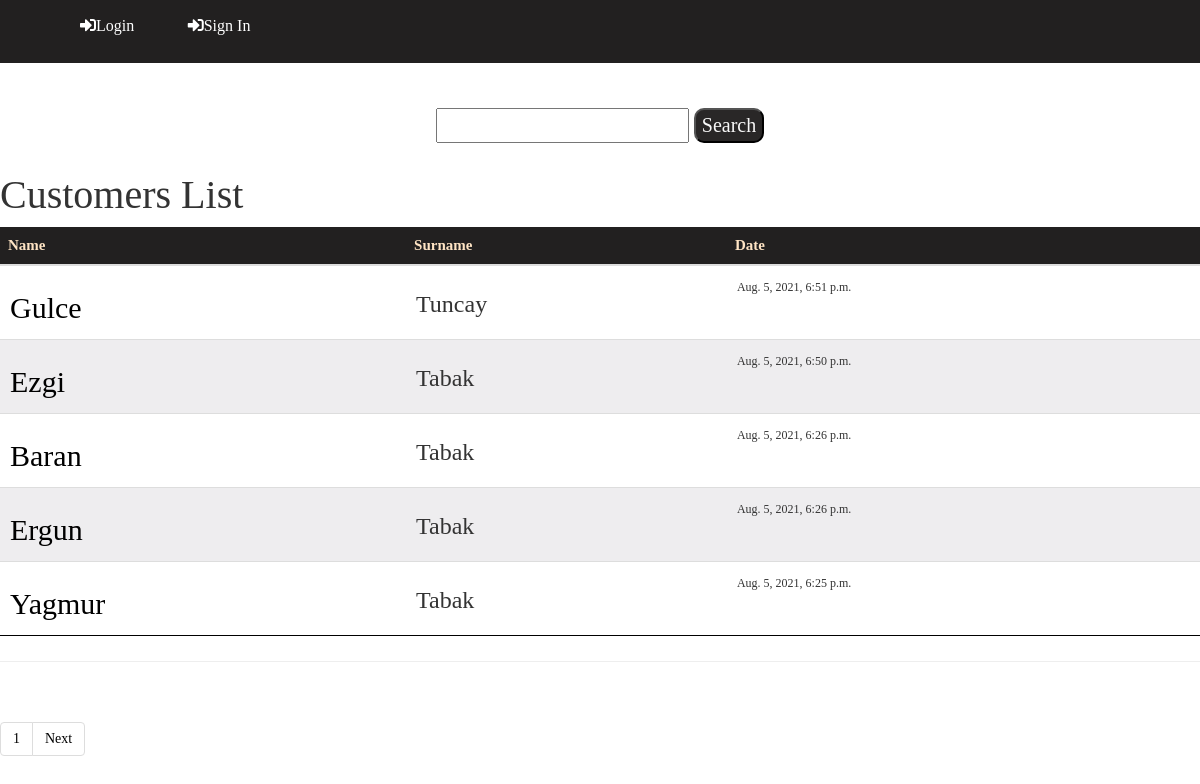
/core/, run on the app's committed database.
### core/models.py (models this page shows, shortened)
class Customer(models.Model):
    name = models.CharField(max_length=20)
    surname  = models.CharField(max_length=20)
    tc = models.CharField(max_length=11,null=True, unique=True)
    city = models.CharField(max_length=15,null=True)
    district = models.CharField(max_length=15,null=True)
    telephone = models.CharField(max_length=11,null=True,unique=True)
    date= models.DateTimeField(auto_now_add=True)

### core/views.py (the view, shortened to what this page needs)
# urls.py: path('', CustomerListView.as_view(), name = "list"),
class CustomerListView(ListView):
    template_name = 'list.html'
    model = Customer
    context_object_name = 'allcustomers'
    paginate_by = 5
    def get_queryset(self):
        word = self.request.GET.get("word")
        return Customer.objects.all().order_by('-date')

### templates/list.html (shortened to what this page needs)
{% extends "base.html" %}
{% block body %}
{% load static %}
<head>
    <link rel="stylesheet" type="text/css" href="{% static 'main.css' %}?{% now 'U'%}">
    <link rel="stylesheet" href="https://cdnjs.cloudflare.com/ajax/libs/font-awesome/5.15.3/css/all.min.css">
    <link rel="stylesheet" href="https://maxcdn.bootstrapcdn.com/bootstrap/3.4.1/css/bootstrap.min.css">
</head>
<body>
    <div class="header">
        <div class="left-header">
            <ul>
        {% if user.is_authenticated %}
                <li class="#"><a href="/"><i class="fa fa-home" aria-hidden="true"></i>Home Page</a></a></li>
                <li class="#"><a href="core/create"><i class="fa fa-user" aria-hidden="true"></i>Add New
                        Customer</a></a></li>
                <li class="#"><a href="{% url 'logout' %}"><i class=" fas fa-sign-out-alt"
                            aria-hidden="true"></i>Logout</a></a></li>
        {% else %}
                <li><a href="{% url 'login' %}"><i class="fas fa-sign-in-alt "  aria-hidden="true"></i>Login</a></li>
                <li><a href="{% url 'register' %}"><i class="fas fa-sign-in-alt " aria-hidden="true"></i>Sign In</a></li>
        {% endif %}
            </ul>
        </div>
        <br><br>
        <div class="mid-header">
            <form method='GET'>
                <input type='text' name='word' value='{{ request.GET.word }}'>
                <input class="button" type='submit' value='Search' class="btn">
            </form>
        </div>
    </div>
    <div class="content-table">
        <h1>Customers List</h1>
        <table class="table ">
            <thead>
                <tr>
                    <th>Name</th>
                    <th>Surname</th>
                    <th>Date</th>
                </tr>
            </thead>
            <tbody>
                {% for Customer in allcustomers %}
                <tr>
                    <td>
                        <h2><a href="detail/{{ Customer.id }}" style="color:black">{{ Customer.name }}</a></h2>
                    </td>
                    <td>
                        <h3>{{ Customer.surname }}</h3>
                    </td>
                    <td>
                        <h6>{{ Customer.date }}</h6>
                    </td>
                </tr>
                {% endfor %}
            </tbody>
        </table>
    </div>
    <hr>
    <div class="pagination">
        {% if is_paginated %}
        <nav class="navigation">
            <ul class="pagination justify-content-end">
                <li class="page-item ">
                    <a href="#" class="page-link">{{ page_obj.number}}</a>
                </li>
                {% if page_obj.has_next %}
                <li class="page-item">
                    <a href="{{request.path}}?page={{ page_obj.next_page_number }}" class="page-link">Next</a>
                </li>
                {% endif %}
            </ul>
        </nav>
        {% endif %}
    </div>
</body>
{% endblock %}

### templates/base.html (shortened to what this page needs)
<!DOCTYPE html>
<html lang="en">
<head>
</head>
<body>
    {% block body %}
    {% endblock %}
</body>
</html>

### core/static/main.css (style rules this page uses)
.header { font-family: Times New Roman; color: rgb(37, 36, 36); }
.mid-header { padding: 5px; text-align: center; color: rgb(0, 0, 0); font-size: 20px; }
.mid-header [type='submit'] { height: 35px; background-color: rgba(34, 32, 32, 0.966); border-radius: 10px; color: rgb(248, 248, 248); }
.left-header { padding: 15px; background: rgb(34, 32, 32); }
.left-header li { display: inline; width: 150px; margin: 15px; padding: 10px; }
.left-header ul li a { text-decoration: none; color: white; font-size: 16px; }
.navigation a { font-family: Times New Roman; color: rgb(37, 36, 36); }
.pagination ul li a { color: black; text-align: center; }
.content-table { border-collapse: collapse; margin: 25px 0; font-size: 0.9em; min-width: 400px; }
.content-table h1 { font-family: Times New Roman; font-size: 40px; }
.content-table thead tr { background-color: rgb(34, 32, 32); color: bisque; font-family: Times New Roman; font-size: 15px; }
.content-table .table tr td { padding: 5px 10px; font-family: Times New Roman; }
.content-table tbody tr:nth-of-type(even) { background-color: rgba(184, 181, 187, 0.24); }
.content-table tbody tr:last-of-type { border-bottom: 1px solid black; }

### data on the page
Customer: name "Gulce", surname "Tuncay", date "Aug. 5, 2021, 6:51 p.m."
Customer: name "Ezgi", surname "Tabak", date "Aug. 5, 2021, 6:50 p.m."
Customer: name "Baran", surname "Tabak", date "Aug. 5, 2021, 6:26 p.m."
Customer: name "Ergun", surname "Tabak", date "Aug. 5, 2021, 6:26 p.m."
Customer: name "Yagmur", surname "Tabak", date "Aug. 5, 2021, 6:25 p.m."

### other printed values
{{ page_obj.number }} "1"
